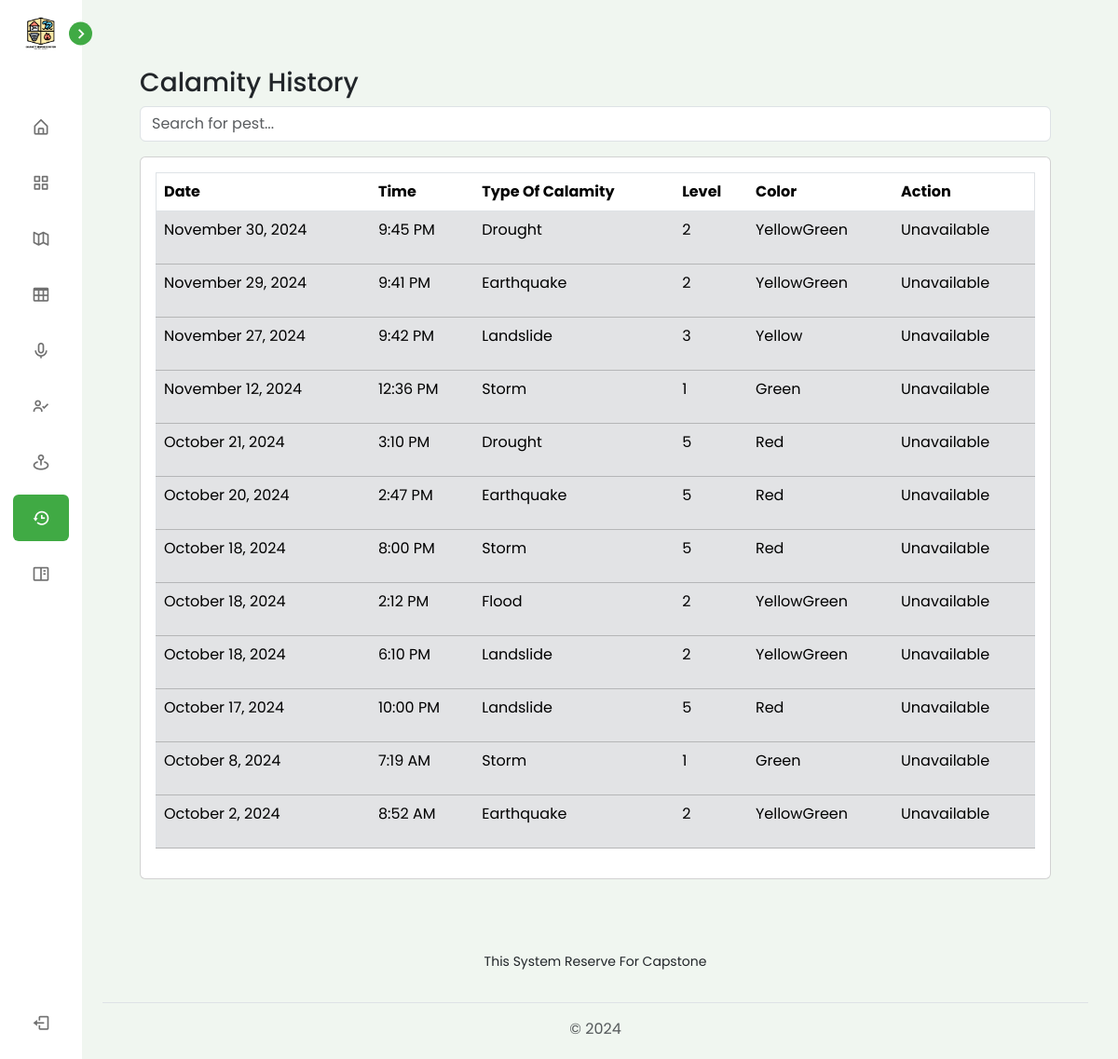
The app's page /view/pages/admin/history.php (signed in), older data.
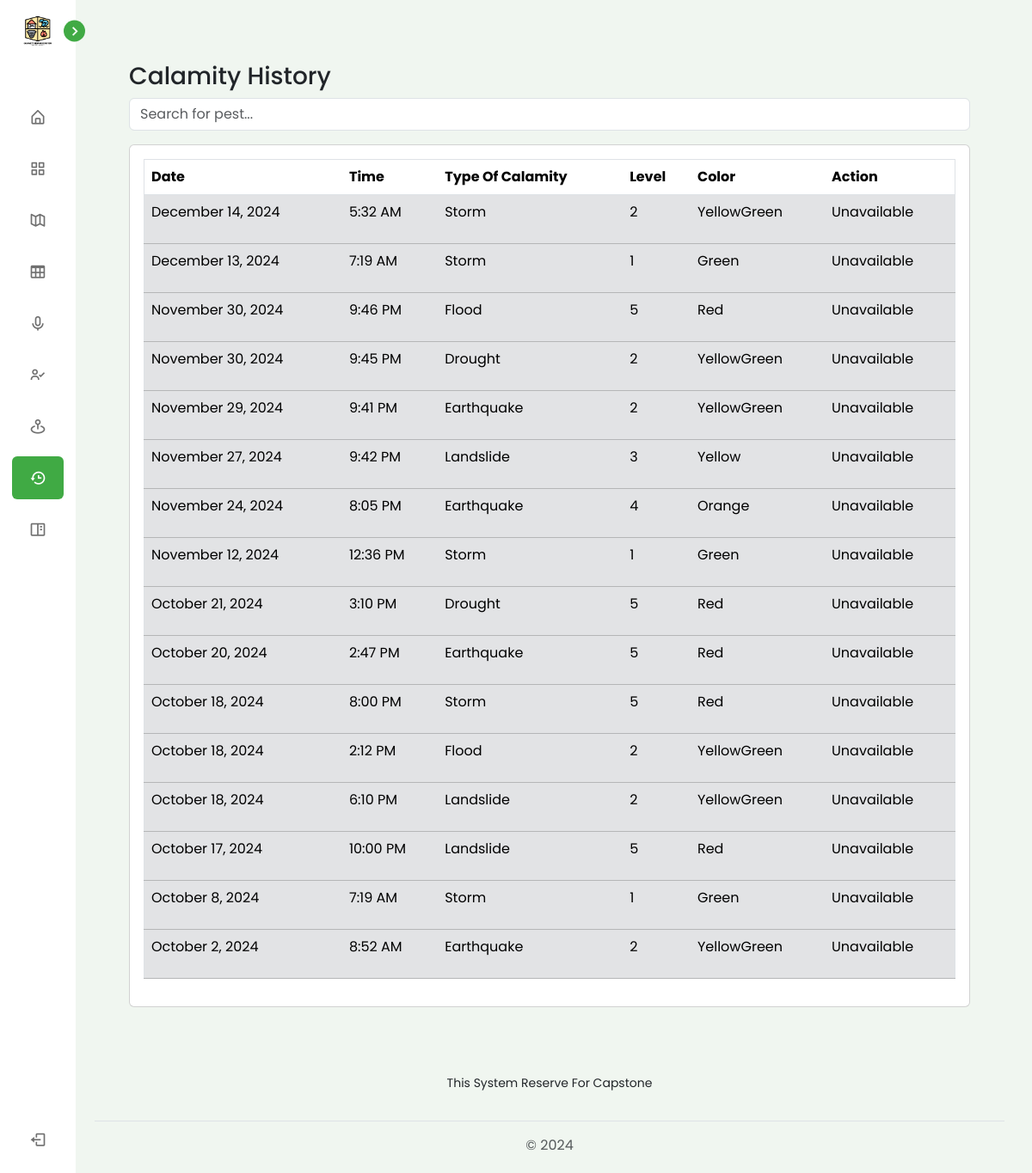
The same page, newer data.
### tables this page shows
CREATE TABLE `tbl_calamity` (
  `id` int(11) NOT NULL,
  `calamity_id` varchar(255) NOT NULL,
  `calamity_type_id` varchar(255) NOT NULL,
  `calamity_status_id` varchar(255) NOT NULL,
  `calamity_description` varchar(255) NOT NULL,
  `calamity_active` tinyint(1) NOT NULL,
  `calamity_date` date NOT NULL,
  `calamity_time` time NOT NULL,
  `calamity_end_datetime` datetime NOT NULL DEFAULT current_timestamp()
);

CREATE TABLE `tbl_type_of_calamity` (
  `id` int(11) NOT NULL,
  `type_calamity_id` varchar(255) NOT NULL,
  `type_calamity_type` varchar(255) NOT NULL,
  `type_calamity_description` varchar(255) NOT NULL
);

CREATE TABLE `tbl_calamity_status` (
  `id` int(11) NOT NULL,
  `status_id` varchar(255) NOT NULL,
  `status_level` varchar(255) NOT NULL,
  `status_color` varchar(255) NOT NULL,
  `status_description` varchar(255) NOT NULL
);

### connection/connection.php (called while the page is built, shortened)
<?php
class config {
    public function __construct(){
        $dsn = "mysql:host=".H.";dbname=".DB;
        $username = U;
        $password = P;
        try {
            $this->pdo = new PDO($dsn, $username, $password);
        } catch (PDOException $e) {
            die("Connection failed: " . $e->getMessage());
        }
    }
}
?>

### controller/CalamityController.php (called while the page is built, shortened)
<?php
require_once('../../../services/CalamityServices.php');
$calamityService = new CalamityServices();
?>

### services/CalamityServices.php (called while the page is built, shortened)
<?php
require_once("../../../connection/connection.php");
class CalamityServices extends config {
    public function getNotActiveCalamity() {
        try {
            $query = "SELECT
                            c.id,
                            c.calamity_id,
                            c.calamity_active,
                            c.calamity_date,
                            c.calamity_time,
                            c.calamity_description,
                            c.calamity_end_datetime,
                            cs.status_level,
                            cs.status_color,
                            cs.status_description,
                            tc.type_calamity_type,
                            tc.type_calamity_description
                        FROM
                            tbl_calamity c
                        JOIN
                            tbl_calamity_status cs
                            ON c.calamity_status_id = cs.status_id
                        JOIN
                            tbl_type_of_calamity tc
                            ON c.calamity_type_id = tc.type_calamity_id
                        WHERE
                            c.calamity_active = 0
                        ORDER BY
                            c.calamity_date DESC
                        ";
            $stmt = $this->pdo->prepare($query);
            $stmt->execute();
            $calamities =  $stmt->fetchAll(PDO::FETCH_ASSOC);
            return  $calamities;
        } catch (PDOException $e) {
            echo "Error: " . $e->getMessage();
        }
    }
}
?>

### view/pages/admin/history.php (the view, shortened to what the changed rows need)
<?php
require_once('../../../controller/CalamityController.php');
$histories = $calamityService->getNotActiveCalamity();
?>
<?php require_once('../../components/header.php')?>
<div class="p-1 p-md-5">
    <div class="p-0">
        <div class="table-responsive card p-3">
            <table border="1" class="table p-3" id="pestData">
                <thead>
                    <tr>
                        <th>Date</th>
                        <th>Time</th>
                        <th>Type Of Calamity</th>
                        <th>Level</th>
                        <th>Color</th>
                        <th>Action</th>
                    </tr>
                </thead>
                <tbody>
                    <?php if (!empty($histories)): ?>
                        <?php foreach ($histories  as $history): ?>
                            <?php
                                $date = new DateTime($history['calamity_date']);
                                $datenow = new DateTime('now');
                            ?>
                            <tr class="<?php echo ($date->format('F j, Y') != $datenow->format('F j, Y')) ? 'table-secondary' : ''; ?>">
                                <td><?php
                                    echo $date->format('F j, Y')?>
                                </td>
                                <td><?php
                                    $time = new DateTime($history['calamity_time']);
                                    echo $time->format('g:i A')?>
                                </td>
                                <td><?php echo htmlspecialchars($history['type_calamity_type']); ?></td>
                                <td><?php echo htmlspecialchars($history['status_level']); ?></td>
                                <td><?php echo htmlspecialchars($history['status_color']); ?></td>
                                <td>
                                    <?php
                                    if ($date->format('F j, Y') == $datenow->format('F j, Y')) {
                                    ?>
                                        <button type="button" class="btn btn-info mx-0 mx-md-2 my-1 my-md-0"
                                                data-bs-toggle="modal"
                                                data-bs-target="#reactiveModal"
                                                data-bs-id="<?php echo htmlspecialchars($history['id']); ?>">
                                                Reactive
                                        </button>
                                    <?php
                                    } else {
                                    ?>
                                        <p>Unavailable</p>
                                    <?php
                                    }
                                    ?>
                                </td>
                            </tr>
                        <?php endforeach; ?>
                    <?php else: ?>
                        <tr>
                            <td colspan="6" class="text-center">No records found.</td>
                        </tr>
                    <?php endif; ?>
                </tbody>
            </table>
        </div>
    </div>
</div>
<?php require_once('../../components/footer.php')?>

Row changes from the older to the newer data that the page shows:
added tbl_calamity: calamity_date "December 14, 2024", calamity_time "5:32 AM", tbl_type_of_calamity.type_calamity_type "Storm", tbl_calamity_status.status_level "2", tbl_calamity_status.status_color "YellowGreen", shows "Unavailable"
now on this page (row edited): tbl_calamity: calamity_date "December 13, 2024", calamity_time "7:19 AM", tbl_type_of_calamity.type_calamity_type "Storm", tbl_calamity_status.status_level "1", tbl_calamity_status.status_color "Green", shows "Unavailable"
now on this page (row edited): tbl_calamity: calamity_date "November 30, 2024", calamity_time "9:46 PM", tbl_type_of_calamity.type_calamity_type "Flood", tbl_calamity_status.status_level "5", tbl_calamity_status.status_color "Red", shows "Unavailable"
now on this page (row edited): tbl_calamity: calamity_date "November 24, 2024", calamity_time "8:05 PM", tbl_type_of_calamity.type_calamity_type "Earthquake", tbl_calamity_status.status_level "4", tbl_calamity_status.status_color "Orange", shows "Unavailable"
